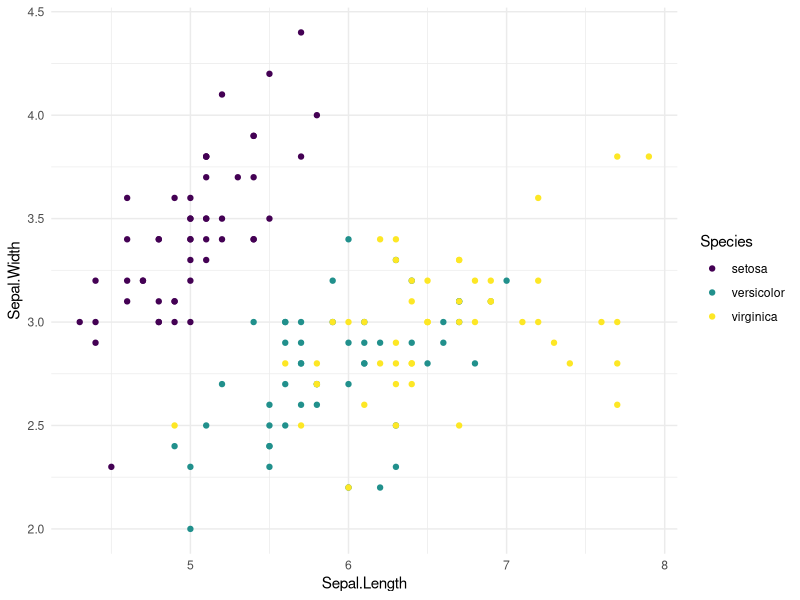

The R script that drew this image:
library("ggplot2")

# Create a scatter plot
ggplot(iris, aes(x = Sepal.Length, y = Sepal.Width)) +
  geom_point(aes(color = Species)) +
  scale_color_viridis_d() +
  theme_minimal()
